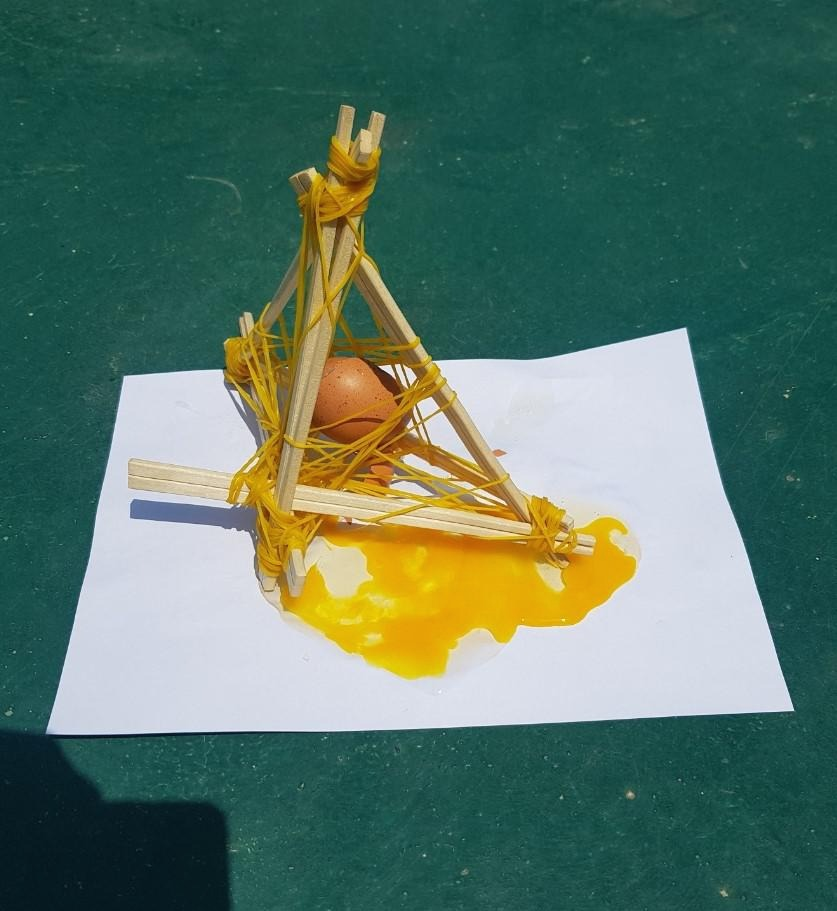
#> input picture Data Science/CV/brokenEgg.jpg, 837 x 911 px, given in place of brokenEgg.jpeg, which was not available
$ python remapping.py
#> lines starting #> are read from the running program, lines starting #| are printed output that depends on the picture; pictures that were not available may be replaced by others from this repository, and a replacement may not be noted
import cv2
import numpy as np

def flip(img):
    rows, cols = img.shape[:2]

    # 뒤집기 변환 행렬
    mflip = np.float32([[-1, 0, cols - 1], [0, -1, rows - 1]])  # 변환 행렬 생성
    fliped1 = cv2.warpAffine(img, mflip, (cols, rows))  # 변환 적용

    # remap 함수로 뒤집기
    mapy, mapx = np.indices((rows, cols), dtype=np.float32)  # 매핑 배열 초기화 생성
    mapx = cols - mapx - 1  # x축 좌표 뒤집기 연산
    mapy = rows - mapy - 1  # y축 좌표 뒤집기 연산
    fliped2 = cv2.remap(img, mapx, mapy, cv2.INTER_LINEAR)  # remap 적용

    return fliped1, fliped2

def waveDistortion(img, amp=20, waveFreq=32):
    h, w = img.shape[:2]  # 입력 영상의 높이와 넓이 정보 추출

    # np.indice는 행렬의 인덱스값 x좌표값 y좌표값을 따로따로 행렬의 형태로 변환해줌
    mapy, mapx = np.indices((h, w), dtype=np.float32)

    # borderMode는 근방의 색깔로 대칭되게 해서 채워줌, 기본값은 빈 공간을 검은색으로 표현
    # sin, cos 함수를 적용한 변형 매핑 연산
    sinx = mapx + amp * np.sin(mapy / waveFreq)
    cosy = mapy + amp * np.cos(mapx / waveFreq)

    img_x = cv2.remap(img, sinx, mapy, cv2.INTER_LINEAR)  # x축만 sin 곡선 적용
    img_y = cv2.remap(img, mapx, cosy, cv2.INTER_LINEAR)  # y축만 cos 곡선 적용
    img_both = cv2.remap(img, sinx, cosy, cv2.INTER_LINEAR, borderMode=cv2.BORDER_DEFAULT)

    return img_x, img_y, img_both

def LensDistortionImage(img, exp=2, scale=1):
    '''
    :param img: image
    :param exp: 오목, 볼록 지수 (오목 : 0.1 ~ 1, 볼록 : 1.1~) => 1보다 작으면 오목 렌즈 효과를 내고, 1보다 크면 볼록 렌즈 효과
    :param scale: 변환 영역 크기 (0 ~ 1)
    '''
    rows, cols = img.shape[:2]

    # 매핑 배열 생성
    mapy, mapx =np.indices((rows, cols), dtype=np.float32)

    # 좌상단 기준좌표에서 -1~1로 정규화된 중심점 기준 좌표로 변경
    mapx = 2 * mapx / (cols - 1) - 1
    mapy = 2 * mapy / (rows - 1) - 1

    # 직교좌표를 극 좌표로 변환 ---④
    r, theta = cv2.cartToPolar(mapx, mapy)

    # 왜곡 영역만 중심확대/축소 지수 적용
    r[r < scale] = r[r < scale] ** exp

    # 극 좌표를 직교좌표로 변환
    mapx, mapy = cv2.polarToCart(r, theta)

    # 중심점 기준에서 좌상단 기준으로 변경
    mapx = ((mapx + 1) * cols - 1) / 2
    mapy = ((mapy + 1) * rows - 1) / 2
    # 재매핑 변환
    result = cv2.remap(img, mapx, mapy, cv2.INTER_LINEAR)

    return result


img = cv2.imread('brokenEgg.jpeg')
#> img is the input picture: shape (911, 837, 3); mean B, G, R 100.8, 116.4, 86.9

concave = LensDistortionImage(img, exp=0.5)
#> in LensDistortionImage, `r, theta = cv2.cartToPolar(mapx, mapy)`:
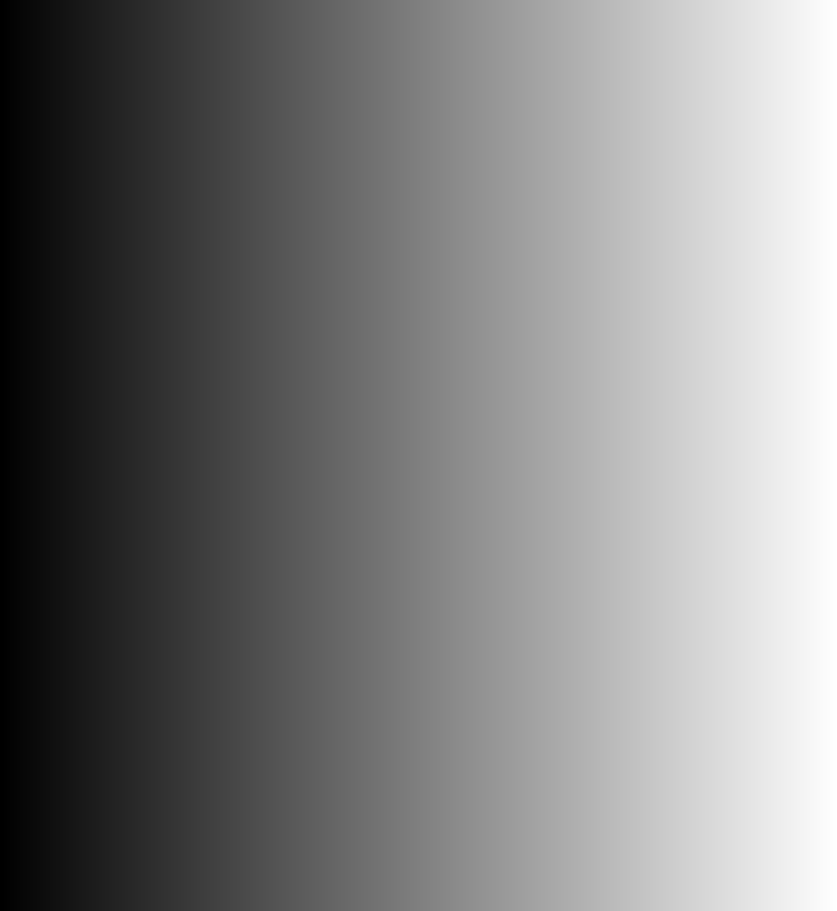
#> mapx: shape (911, 837) float32; min -1, max 1, mean 4.62e-09; drawn with min black and max white
#> in LensDistortionImage, `r[r < scale] = r[r < scale] ** exp`:
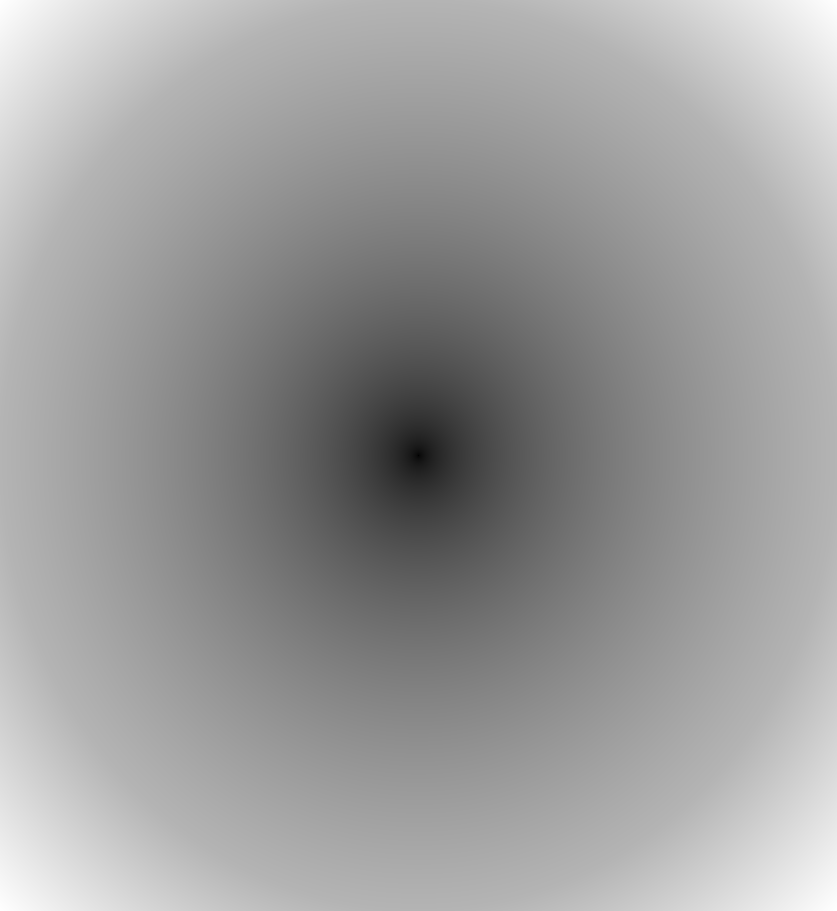
#> r: shape (911, 837) float32; min 0, max 1.41, mean 0.871; drawn with min black and max white
#> in LensDistortionImage, `result = cv2.remap(img, mapx, mapy, cv2.INTER_LINEAR)`:
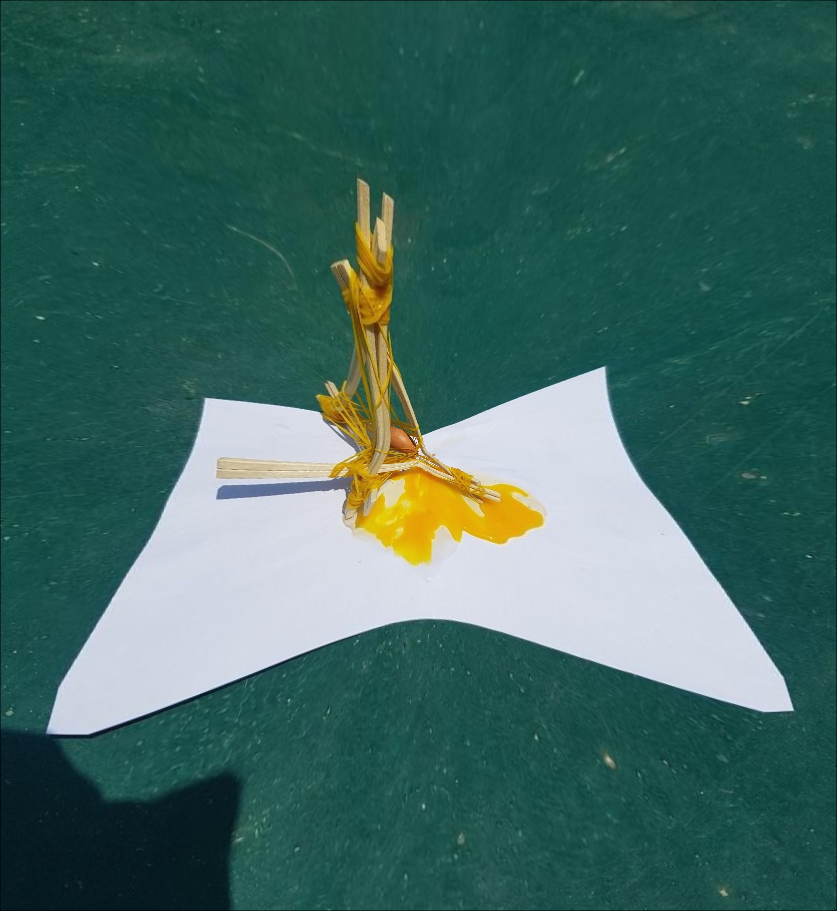
#> result: shape (911, 837, 3); mean B, G, R 96.1, 103.5, 62.6
convex = LensDistortionImage(img, exp=2)
#> call 2 of LensDistortionImage, with exp = 2, scale = 1
#> in LensDistortionImage (call 2), `r[r < scale] = r[r < scale] ** exp`:
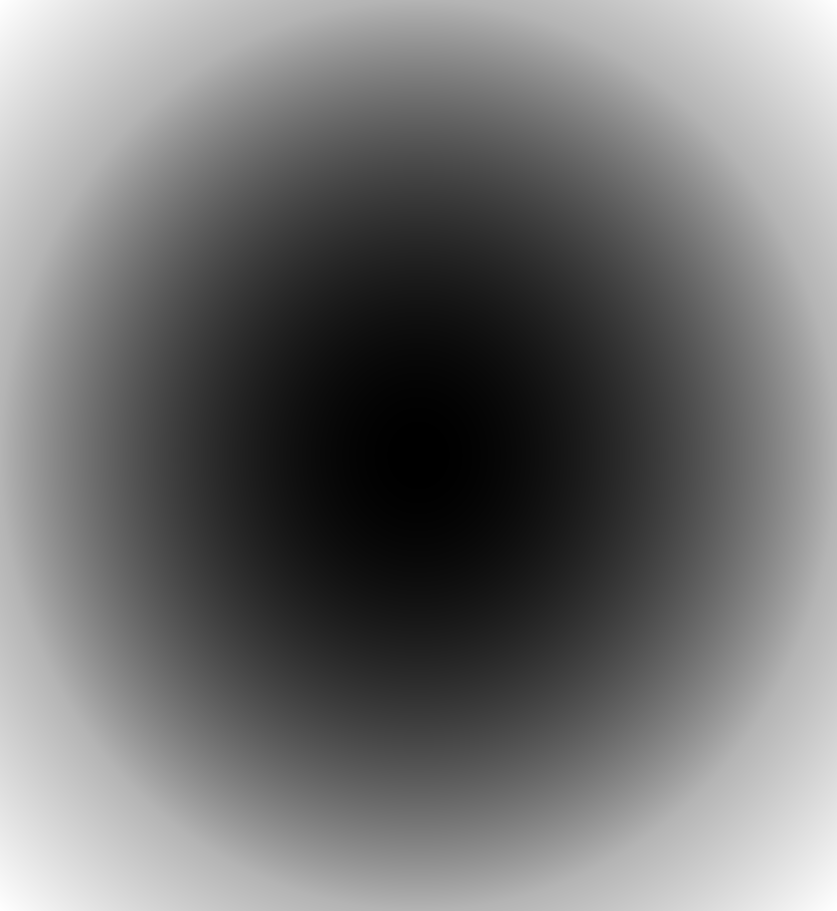
#> r: shape (911, 837) float32; min 0, max 1.41, mean 0.635; drawn with min black and max white
#> in LensDistortionImage (call 2), `result = cv2.remap(img, mapx, mapy, cv2.INTER_LINEAR)`:
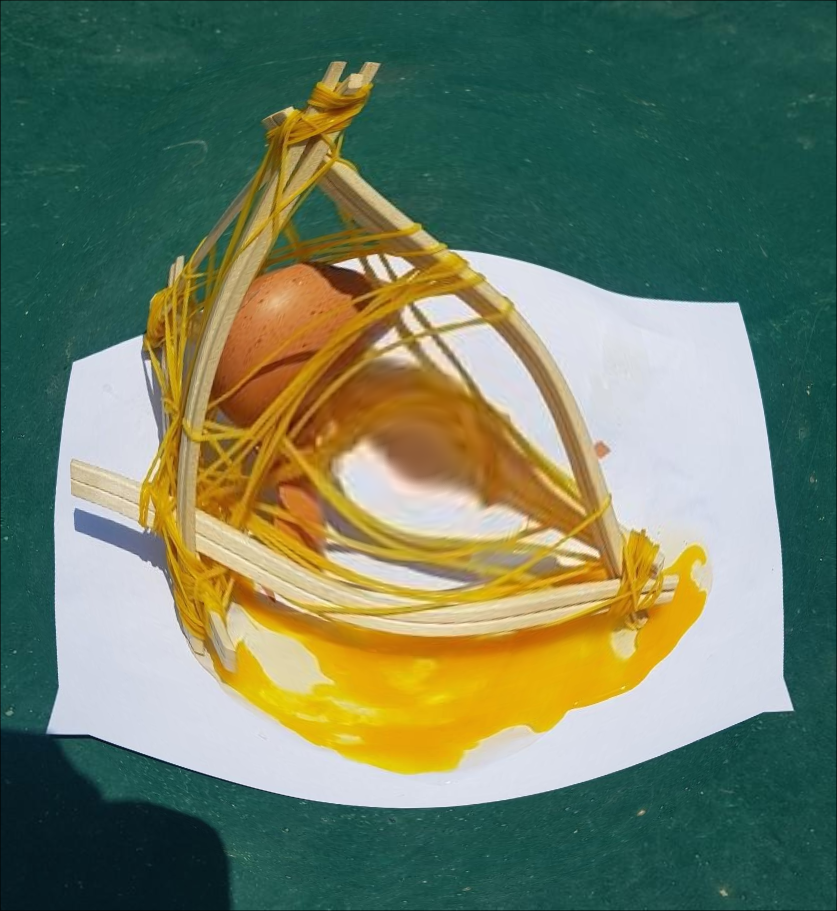
#> result: shape (911, 837, 3); mean B, G, R 98.3, 124.5, 109.7
result = np.hstack((img, concave, convex))
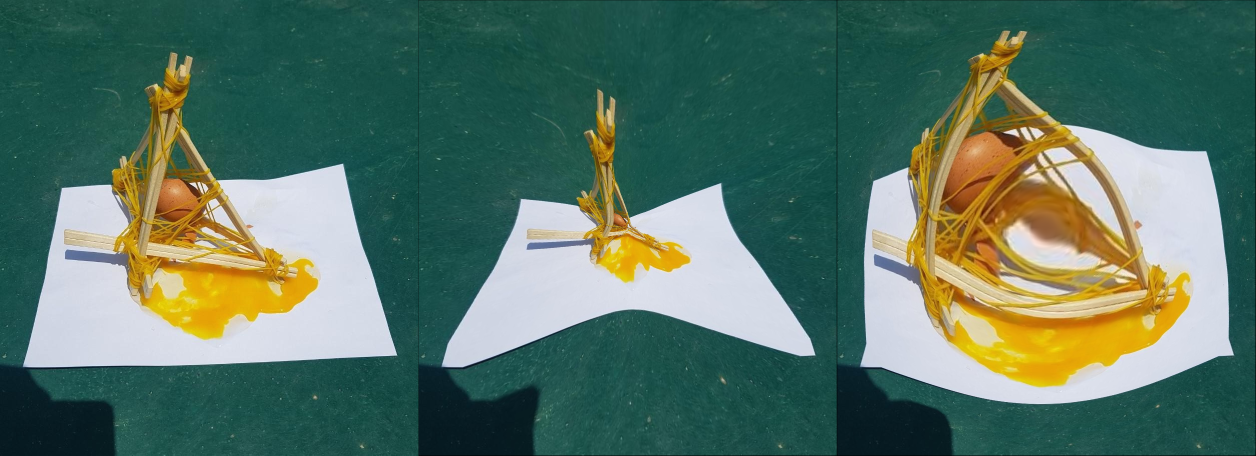
#> result: shape (911, 2511, 3) (shown at 1/2 size); mean B, G, R 98.4, 114.8, 86.4
cv2.imshow('result', result)
cv2.imwrite('result.png', result)
cv2.waitKey()
